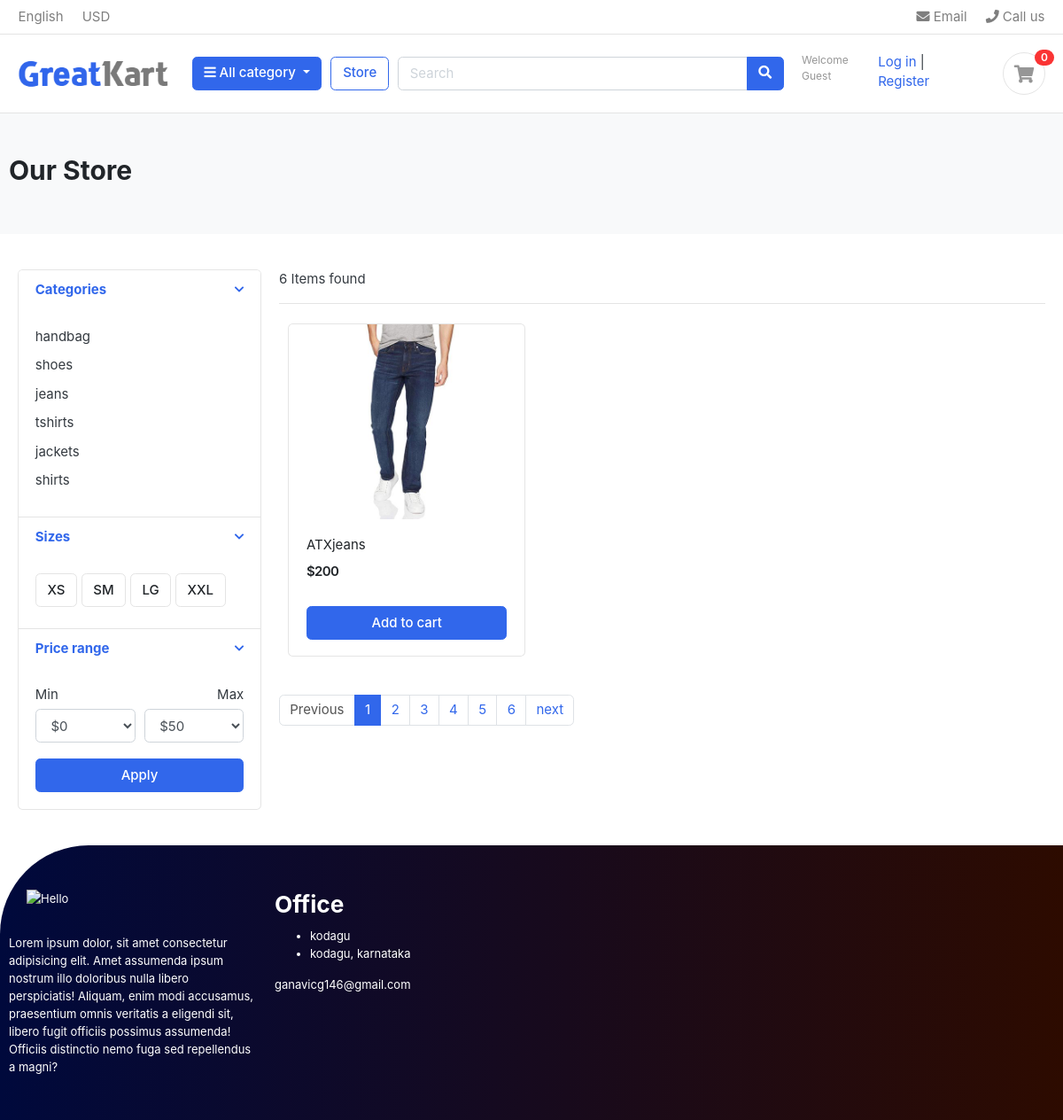
/store/, run on the app's committed database.
### category/models.py (models this page shows, shortened)
class category(models.Model):
    category_name=models.CharField(max_length=200,unique=True)
    slug=models.CharField(max_length=200,unique=True)
    description=models.TextField(max_length=255)
    images=models.ImageField(upload_to='images/category')
    class Meta:
        verbose_name='categorys'
        verbose_name_plural='categories'
    def get_url(self):
        return reverse('category_product',args=[self.slug])

### store/models.py (models this page shows, shortened)
class Product(models.Model):
    product_name=models.CharField(max_length=200,unique=True)
    slug        =models.SlugField(max_length=200,unique=True)
    description=models.TextField(max_length=255)
    quantity    =models.IntegerField()
    category    =models.ForeignKey(category,on_delete=models.CASCADE)
    image       =models.ImageField(upload_to='photos/product')
    price       =models.IntegerField()
    stock       =models.IntegerField()
    is_available=models.BooleanField(default=True)
    created_data=models.DateTimeField(auto_now=True)
    modified_data=models.DateTimeField(auto_now_add=True)
    def get_url(self):
        return reverse('product_details',args=[self.category.slug,self.slug])

### store/views.py (the view)
# urls.py: path('store/',include('store.urls')),
def store(request,category_slug=None):
    if(category_slug !=None):
        categories=get_object_or_404(category,slug=category_slug)
        products=Product.objects.filter(category=categories,is_available=True)
        paginator =Paginator(products, 1)
        page = request.GET.get('page')
        paged_product = paginator.get_page(page)
        product_count=products.count()
    else:
        products=Product.objects.all().filter(is_available=True)
        paginator =Paginator(products, 1)
        page = request.GET.get('page')
        paged_product = paginator.get_page(page)
        product_count=products.count()
    return render (request,'store.html',{'products':paged_product,'pcount':product_count})

### category/context_processor.py (called while the page is built)
def menu_link(request):
    link=category.objects.all
    return dict(link=link)

### store/templates/store.html (shortened to what this page needs)
{% extends 'base.html'%}
{% load static %}
{% block content %}
<section class="section-pagetop bg">
<div class="container">
	{% if 'search' in request.path %}
		<h2 class="title-page">search result</h2>
	{% else %}
		<h2 class="title-page">Our Store</h2>
	{% endif %}
</div>
</section>
<section class="section-content padding-y">
<div class="container">
<div class="row">
	<aside class="col-md-3">
<div class="card">
	<article class="filter-group">
		<header class="card-header">
			<a href="#" data-toggle="collapse" data-target="#collapse_1" aria-expanded="true" class="">
				<i class="icon-control fa fa-chevron-down"></i>
				<h6 class="title">Categories</h6>
			</a>
		</header>
		<div class="filter-content collapse show" id="collapse_1" style="">
			<div class="card-body">
				<ul class="list-menu">
					{% for category in link %}
                    	<li><a href="{{category.get_url}}">{{category.category_name}}</a><li>
                    {% endfor %}
				</ul>
			</div>
		</div>
	</article>
	<article class="filter-group">
		<header class="card-header">
			<a href="#" data-toggle="collapse" data-target="#collapse_4" aria-expanded="true" class="">
				<i class="icon-control fa fa-chevron-down"></i>
				<h6 class="title">Sizes </h6>
			</a>
		</header>
		<div class="filter-content collapse show" id="collapse_4" style="">
			<div class="card-body">
			  <label class="checkbox-btn">
			    <span class="btn btn-light"> XS </span>
			  </label>
			  <label class="checkbox-btn">
			    <span class="btn btn-light"> SM </span>
			  </label>
			  <label class="checkbox-btn">
			    <span class="btn btn-light"> LG </span>
			  </label>
			  <label class="checkbox-btn">
			    <span class="btn btn-light"> XXL </span>
			  </label>
		</div>
		</div>
	</article>
	<article class="filter-group">
		<header class="card-header">
			<a href="#" data-toggle="collapse" data-target="#collapse_3" aria-expanded="true" class="">
				<i class="icon-control fa fa-chevron-down"></i>
				<h6 class="title">Price range </h6>
			</a>
		</header>
		<div class="filter-content collapse show" id="collapse_3" style="">
			<div class="card-body">
				<div class="form-row">
				<div class="form-group col-md-6">
				  <label>Min</label>
				  	<select class="mr-2 form-control">
						<option value="0">$0</option>
					</select>
				</div>
				<div class="form-group text-right col-md-6">
				  <label>Max</label>
				  	<select class="mr-2 form-control">
						<option value="50">$50</option>
					</select>
				</div>
				</div>
				<button class="btn btn-block btn-primary">Apply</button>
			</div>
		</div>
	</article>
</div>
	</aside>
	<main class="col-md-9">
<header class="border-bottom mb-4 pb-3">
		<div class="form-inline">
			<span class="mr-md-auto">{{pcount}} Items found </span>
		</div>
</header>
<div class="row">
	{% for i in products %}
	<div class="col-md-4">
		<figure class="card card-product-grid">
			<div class="img-wrap">
				<img src="{{ i.image.url }}">
			</div>
			<figcaption class="info-wrap">
				<div class="fix-height">
					<a href="{{i.get_url}}" class="title">{{i.product_name}}</a>
					<div class="price-wrap mt-2">
						<span class="price">${{i.price}}</span>
					</div>
				</div>
				<a href="#" class="btn btn-block btn-primary">Add to cart </a>
			</figcaption>
		</figure>
	</div>
	{%endfor%}
</div>
<nav class="mt-4" aria-label="Page navigation sample">
  <ul class="pagination">
	{% if products.has_previous %}
    	<li class="page-item "><a class="page-link" href="?page={{ products.previous_page_number }}">Previous</a></li>
	{% else %}
		<li class="page-item disabled"><a class="page-link" href="">Previous</a></li>
	{% endif %}
	{% for i in products.paginator.page_range %}
		{% if products.number == i %}
			<li class="page-item active"><a class="page-link" href="?page={{i}}">{{i}}</a></li>
		{% else %}
    		<li class="page-item"><a class="page-link" href="?page={{i}}">{{i}}</a></li>
		{% endif %}
	{% endfor %}
	{% if products.has_next %}
    	<li class="page-item "><a class="page-link" href="?page={{ products.next_page_number }}">next</a></li>
	{% else %}
		<li class="page-item disabled"><a class="page-link" href="">next</a></li>
	{% endif %}
  </ul>
</nav>
	</main>
</div>
</div>
</section>
{% endblock %}

### greatkart1/static/css/ui.css (style rules this page uses)
html { font-family: "Inter", sans-serif; font-size: 15px; }
.img-wrap { text-align: center; display: block; }
.img-wrap img { max-width: 100%; }
.price-wrap { letter-spacing: -0.7px; }
.padding-y { padding-top: 40px; padding-bottom: 40px; }
figure { margin-bottom: 0; }
article:after, .form-group:after { display: block; clear: both; content: ""; }
.bg { background-color: #f8f9fa; }
.title-page { color: #212529; }
.btn-light { background-color: #fff; border-color: #e4e4e4; }
[class*=list-] li:after { visibility: hidden; display: block; content: ""; overflow: hidden; height: 0; clear: both; }
.list-menu { list-style: none; margin: 0; padding-left: 0; }
.list-menu li { margin-bottom: 5px; }
.list-menu a { color: #343a40; }
[class*=card-product] a.title { color: #212529; display: block; }
[class*=card-product] .img-wrap { overflow: hidden; position: relative; }
[class*=card-product] .img-wrap img { height: 100%; max-width: 100%; width: auto; display: inline-block; -o-object-fit: cover; object-fit: cover; }
.card-product-grid { margin-bottom: 20px; }
.card-product-grid .img-wrap { border-radius: 0.2rem 0.2rem 0 0; height: 220px; }
.card-product-grid .info-wrap { overflow: hidden; padding: 18px 20px; }
.card-product-grid .fix-height { height: 80px; overflow: hidden; }
.card .img-wrap { overflow: hidden; }
.price { font-weight: 600; color: #212529; }
.icon-control { margin-top: 5px; float: right; font-size: 80%; }
.card-header .title { margin-bottom: 0; line-height: 1.5; }
.filter-group { border-bottom: 1px solid #e4e4e4; }
.filter-group .card-header { border-bottom: 0; }
.filter-group:last-child { border-bottom: 0; }
.checkbox-btn { position: relative; }
.section-pagetop { padding: 45px 0; }

### greatkart1/templates/includes/footer.html (style rules this page uses)
.row { width: 100%; margin: auto; display: flex; flex-wrap: wrap; align-items: flex-start; justify-content: space-between; }

### data on the page
category: category_name "handbag"
category: category_name "shoes"
category: category_name "jeans"
category: category_name "tshirts"
category: category_name "jackets"
category: category_name "shirts"
Product: image (picture), product_name "ATXjeans", price "200"

### other printed values
{{ pcount }} "6"
{{ i }} "1"
{{ i }} "2" "3" "4" "5" "6"
